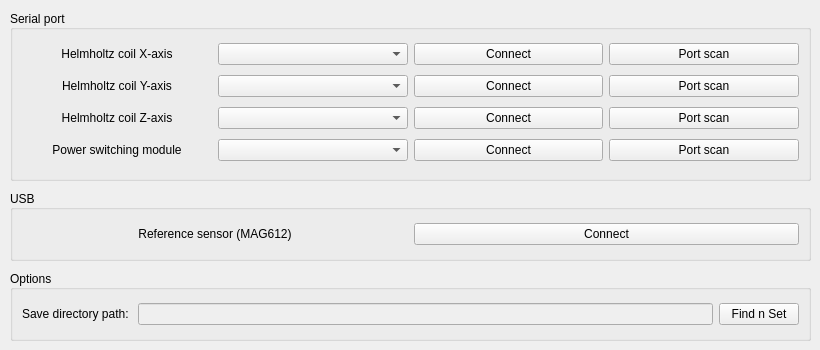
    <widget class="QWidget" name="CONFIG">
     <widget class="QGroupBox" name="groupBox">
      <property name="geometry">
       <rect>
        <x>10</x>
        <y>10</y>
        <width>801</width>
        <height>171</height>
       </rect>
      </property>
      <property name="font">
       <font>
        <weight>50</weight>
        <bold>false</bold>
       </font>
      </property>
      <property name="title">
       <string>Serial port</string>
      </property>
      <property name="alignment">
       <set>Qt::AlignLeading|Qt::AlignLeft|Qt::AlignVCenter</set>
      </property>
      <layout class="QGridLayout" name="gridLayout_4">
       <item row="0" column="0">
        <layout class="QHBoxLayout" name="horizontalLayout_2">
         <item>
          <widget class="QLabel" name="label_5">
           <property name="text">
            <string>Helmholtz coil X-axis</string>
           </property>
           <property name="alignment">
            <set>Qt::AlignCenter</set>
           </property>
           <property name="wordWrap">
            <bool>false</bool>
           </property>
          </widget>
         </item>
         <item>
          <widget class="QComboBox" name="cbPortName_1"/>
         </item>
         <item>
          <widget class="QPushButton" name="btnConnect_1">
           <property name="text">
            <string>Connect</string>
           </property>
           <property name="checkable">
            <bool>true</bool>
           </property>
          </widget>
         </item>
         <item>
          <widget class="QPushButton" name="btnPortScan_1">
           <property name="text">
            <string>Port scan</string>
           </property>
          </widget>
         </item>
        </layout>
       </item>
       <item row="1" column="0">
        <layout class="QHBoxLayout" name="horizontalLayout_3">
         <item>
          <widget class="QLabel" name="label_6">
           <property name="text">
            <string>Helmholtz coil Y-axis</string>
           </property>
           <property name="alignment">
            <set>Qt::AlignCenter</set>
           </property>
           <property name="wordWrap">
            <bool>false</bool>
           </property>
          </widget>
         </item>
         <item>
          <widget class="QComboBox" name="cbPortName_2"/>
         </item>
         <item>
          <widget class="QPushButton" name="btnConnect_2">
           <property name="text">
            <string>Connect</string>
           </property>
           <property name="checkable">
            <bool>true</bool>
           </property>
          </widget>
         </item>
         <item>
          <widget class="QPushButton" name="btnPortScan_2">
           <property name="text">
            <string>Port scan</string>
           </property>
          </widget>
         </item>
        </layout>
       </item>
       <item row="2" column="0">
        <layout class="QHBoxLayout" name="horizontalLayout_4">
         <item>
          <widget class="QLabel" name="label_7">
           <property name="text">
            <string>Helmholtz coil Z-axis</string>
           </property>
           <property name="alignment">
            <set>Qt::AlignCenter</set>
           </property>
           <property name="wordWrap">
            <bool>false</bool>
           </property>
          </widget>
         </item>
         <item>
          <widget class="QComboBox" name="cbPortName_3"/>
         </item>
         <item>
          <widget class="QPushButton" name="btnConnect_3">
           <property name="text">
            <string>Connect</string>
           </property>
           <property name="checkable">
            <bool>true</bool>
           </property>
          </widget>
         </item>
         <item>
          <widget class="QPushButton" name="btnPortScan_3">
           <property name="text">
            <string>Port scan</string>
           </property>
          </widget>
         </item>
        </layout>
       </item>
       <item row="3" column="0">
        <layout class="QHBoxLayout" name="horizontalLayout_5">
         <item>
          <widget class="QLabel" name="label_8">
           <property name="text">
            <string>Power switching module</string>
           </property>
           <property name="alignment">
            <set>Qt::AlignCenter</set>
           </property>
           <property name="wordWrap">
            <bool>false</bool>
           </property>
          </widget>
         </item>
         <item>
          <widget class="QComboBox" name="cbPortName_4"/>
         </item>
         <item>
          <widget class="QPushButton" name="btnConnect_4">
           <property name="text">
            <string>Connect</string>
           </property>
           <property name="checkable">
            <bool>true</bool>
           </property>
          </widget>
         </item>
         <item>
          <widget class="QPushButton" name="btnPortScan_4">
           <property name="text">
            <string>Port scan</string>
           </property>
          </widget>
         </item>
        </layout>
       </item>
      </layout>
     </widget>
     <widget class="QGroupBox" name="groupBox_2">
      <property name="geometry">
       <rect>
        <x>10</x>
        <y>190</y>
        <width>801</width>
        <height>71</height>
       </rect>
      </property>
      <property name="title">
       <string>USB</string>
      </property>
      <property name="alignment">
       <set>Qt::AlignLeading|Qt::AlignLeft|Qt::AlignVCenter</set>
      </property>
      <layout class="QGridLayout" name="gridLayout_5">
       <item row="0" column="0">
        <layout class="QHBoxLayout" name="horizontalLayout_6">
         <item>
          <widget class="QLabel" name="label_9">
           <property name="text">
            <string>Reference sensor (MAG612)</string>
           </property>
           <property name="alignment">
            <set>Qt::AlignCenter</set>
           </property>
           <property name="wordWrap">
            <bool>false</bool>
           </property>
          </widget>
         </item>
         <item>
          <widget class="QPushButton" name="btnConnect_5">
           <property name="text">
            <string>Connect</string>
           </property>
           <property name="checkable">
            <bool>true</bool>
           </property>
          </widget>
         </item>
        </layout>
       </item>
      </layout>
     </widget>
     <widget class="QGroupBox" name="groupBox_9">
      <property name="geometry">
       <rect>
        <x>10</x>
        <y>270</y>
        <width>801</width>
        <height>71</height>
       </rect>
      </property>
      <property name="title">
       <string>Options</string>
      </property>
      <property name="alignment">
       <set>Qt::AlignLeading|Qt::AlignLeft|Qt::AlignVCenter</set>
      </property>
      <layout class="QGridLayout" name="gridLayout_7">
       <item row="0" column="0">
        <layout class="QHBoxLayout" name="horizontalLayout_14">
         <item>
          <widget class="QLabel" name="label_2">
           <property name="text">
            <string>Save directory path: </string>
           </property>
          </widget>
         </item>
         <item>
          <widget class="QLineEdit" name="leSaveDirPath">
           <property name="enabled">
            <bool>false</bool>
           </property>
          </widget>
         </item>
         <item>
          <widget class="QPushButton" name="btnFindNSet">
           <property name="text">
            <string>Find n Set</string>
           </property>
          </widget>
         </item>
        </layout>
       </item>
      </layout>
     </widget>
    </widget>
